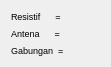
   <widget class="QWidget" name="layoutWidget_6">
    <property name="geometry">
     <rect>
      <x>470</x>
      <y>170</y>
      <width>111</width>
      <height>47</height>
     </rect>
    </property>
    <layout class="QGridLayout" name="gridLayout_10">
     <item row="0" column="0">
      <widget class="QLabel" name="label_23">
       <property name="font">
        <font>
         <pointsize>7</pointsize>
        </font>
       </property>
       <property name="text">
        <string>Resistif      =</string>
       </property>
      </widget>
     </item>
     <item row="0" column="1">
      <widget class="QLabel" name="koefpantul_r">
       <property name="font">
        <font>
         <pointsize>7</pointsize>
        </font>
       </property>
       <property name="text">
        <string/>
       </property>
      </widget>
     </item>
     <item row="1" column="0">
      <widget class="QLabel" name="label_24">
       <property name="font">
        <font>
         <pointsize>7</pointsize>
        </font>
       </property>
       <property name="text">
        <string>Antena      =</string>
       </property>
      </widget>
     </item>
     <item row="1" column="1">
      <widget class="QLabel" name="koefpantul_a">
       <property name="font">
        <font>
         <pointsize>7</pointsize>
        </font>
       </property>
       <property name="text">
        <string/>
       </property>
      </widget>
     </item>
     <item row="2" column="0">
      <widget class="QLabel" name="label_25">
       <property name="font">
        <font>
         <pointsize>7</pointsize>
        </font>
       </property>
       <property name="text">
        <string>Gabungan  =</string>
       </property>
      </widget>
     </item>
     <item row="2" column="1">
      <widget class="QLabel" name="koefpantul_g">
       <property name="font">
        <font>
         <pointsize>7</pointsize>
        </font>
       </property>
       <property name="text">
        <string/>
       </property>
      </widget>
     </item>
    </layout>
   </widget>
